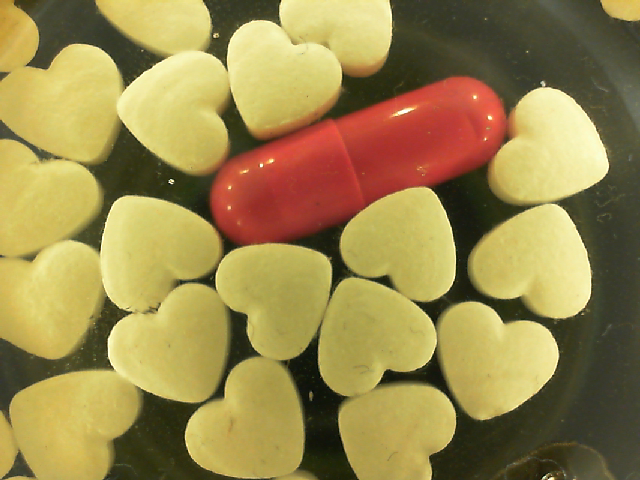
#> input picture sample.png, 640 x 480 px, given in place of the camera
$ python w1.py
#> lines starting #> are read from the running program, lines starting #| are printed output that depends on the picture
import time
from datetime import datetime

import cv2 as cv
import numpy as np

# https://docs.opencv.org/4.2.0/d7/dfc/group__highgui.html

INITIAL_FOCUS = 38

# [8 lines of commented-out code are left out]

def callback_focus(x):
    """
    Trackbar callback - setting new focus value
    """
    print(f"new focus={x}")
    vc.set(cv.CAP_PROP_FOCUS, x)


def callback_a_inc(x):
    """
    Trackbar callback - incrementing A component offset of LAB colorspace
    """
    print(f"new A increment={x}")
    global a_inc
    a_inc = x


def callback_b_inc(x):
    """
    Trackbar callback - incrementing B component offset of LAB colorspace
    """
    print(f"new B increment={x}")
    global b_inc
    b_inc = x

def setup_ui():
    """
    Setting up window positions and trackbar
    """
    cv.namedWindow("webcam")
    cv.moveWindow("webcam", 0, 0)

    cv.namedWindow("l")
    cv.moveWindow("l", 0, 300)

    cv.namedWindow("a")
    cv.moveWindow("a", 340, 300)

    cv.namedWindow("b")
    cv.moveWindow("b", 680, 300)

    cv.namedWindow("controls")
    # cv.createTrackbar("focus", "controls", int(vc.get(cv.CAP_PROP_FOCUS)), 40, callback_focus)
    cv.createTrackbar("focus", "controls", INITIAL_FOCUS, 40, callback_focus)
    cv.createTrackbar("a_inc", "controls", 0, 255, callback_a_inc)
    cv.createTrackbar("b_inc", "controls", 0, 255, callback_b_inc)

a_inc = 0
b_inc = 0

# initialize the camera
vc = cv.VideoCapture(0)

# Tested resolutions: 160x120 320x240 640x480 800x600 1280x720 (with black side bars)
# vc.set(cv.CAP_PROP_FRAME_WIDTH, 1280) # set the Horizontal resolution
# vc.set(cv.CAP_PROP_FRAME_HEIGHT, 720) # Set the Vertical resolution
vc.set(cv.CAP_PROP_FRAME_WIDTH, 800) # set the Horizontal resolution
vc.set(cv.CAP_PROP_FRAME_HEIGHT, 600) # Set the Vertical resolution
# vc.set(cv.CAP_PROP_FRAME_WIDTH, 640) # set the Horizontal resolution
# vc.set(cv.CAP_PROP_FRAME_HEIGHT, 480) # Set the Vertical resolution
# vc.set(cv.CAP_PROP_FRAME_WIDTH, 320) # set the Horizontal resolution
# vc.set(cv.CAP_PROP_FRAME_HEIGHT, 240) # Set the Vertical resolution

vc.set(cv.CAP_PROP_AUTOFOCUS, 0) # turn the autofocus off
# Workaround:
# to apply manual focus initially - read a dummy frame and wait 0.2sec. Next read will have focus set.
# (resolution should be already set and autofocus disabled)
_, _ = vc.read()
time.sleep(0.2)
vc.set(cv.CAP_PROP_FOCUS, INITIAL_FOCUS) # closest focus value is 40

vc.set(cv.CAP_PROP_AUTO_EXPOSURE, 1)
vc.set(cv.CAP_PROP_TEMPERATURE, 5500) #  WB for transparent glass
# vc.set(cv.CAP_PROP_TEMPERATURE, 2800) #  minimum WB - for yellow glass
# print(vc.get(cv.CAP_PROP_TEMPERATURE))
# vc.set(cv.CV_CAP_PROP_SETTINGS, 0)

# with leds
# vc.set(cv.CAP_PROP_EXPOSURE, -11) # -11 = minimum
vc.set(cv.CAP_PROP_BRIGHTNESS, 50) # 30 = minimum
# vc.set(cv.CAP_PROP_BRIGHTNESS, 160) # 30 = minimum

# # no led highlighting
# vc.set(cv.CAP_PROP_EXPOSURE, 1)
# vc.set(cv.CAP_PROP_BRIGHTNESS, 190)

# # lamp highlighting
# vc.set(cv.CAP_PROP_EXPOSURE, -4)
# vc.set(cv.CAP_PROP_BRIGHTNESS, 30)

setup_ui()

while vc.isOpened():
    # focus = cv.getTrackbarPos("focus", "controls")

    ret, image = vc.read()
#> image is the input picture: shape (480, 640, 3); mean B, G, R 77.7, 136.1, 154.8
    if ret:
        # gray = cv.cvtColor(image, cv.COLOR_BGR2GRAY)
        cv.imshow('webcam', image)

        # [4 lines of commented-out code are left out]

        conv = cv.cvtColor(image, cv.COLOR_BGR2LAB)
#> conv: shape (480, 640, 3); mean of channels 0, 1, 2 144.1, 127.1, 161.5
        l, a, b = cv.split(conv)
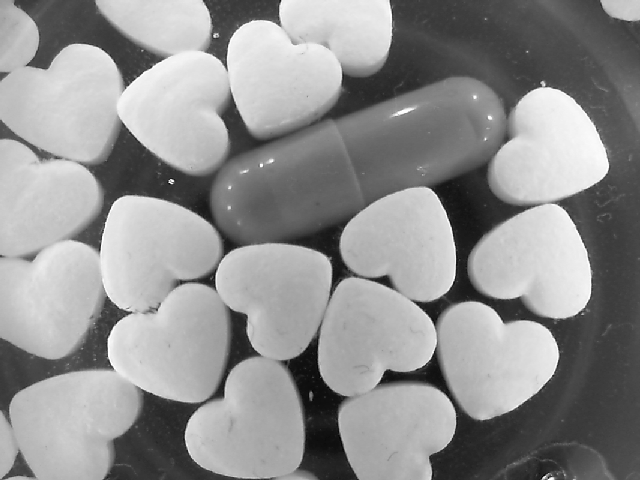
#> l: shape (480, 640); min 0, max 255, mean 144.1
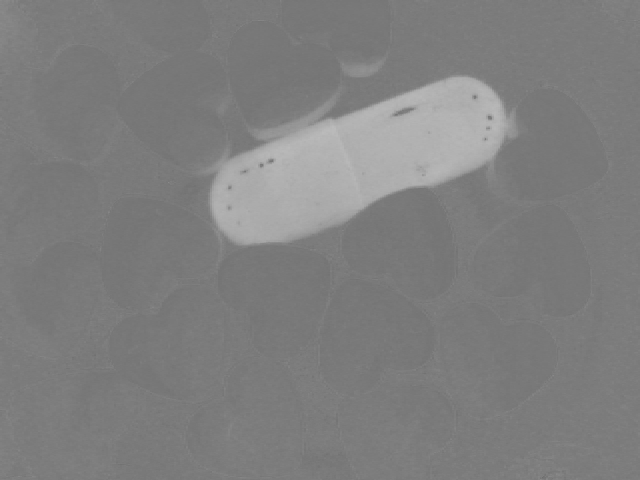
#> a: shape (480, 640); min 109, max 187, mean 127.1
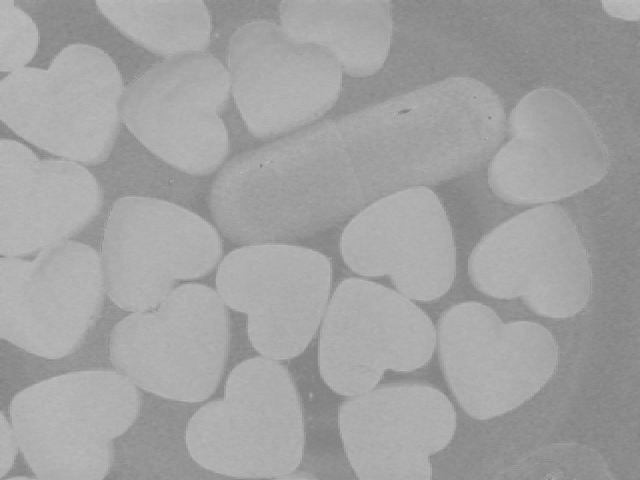
#> b: shape (480, 640); min 128, max 188, mean 161.5
        a[:] += a_inc  # green - red
        b[:] += b_inc  # blue - yellow
        cv.imshow('l', l)
        cv.imshow('a', a)
        cv.imshow('b', b)

        result = cv.merge((l, a, b))
        result = cv.cvtColor(result, cv.COLOR_LAB2BGR)
        cv.imshow('result', result)

        # [10 lines of commented-out code are left out]
        key = cv.waitKey(1) & 0xFF
#> (key q is pressed here)
        if key == ord("q"):
            break
        elif key == ord("s"):
            # TODO add millisecond?
            filename = datetime.today().strftime('snapshot_%Y_%m_%d__%H_%M_%S.png')
            cv.imwrite(filename, image)
            print(f"wrote {filename}")
    else:
        break

# cv.destroyWindow('SnapshotTest')
cv.destroyAllWindows()
vc.release()

# [6 lines of commented-out code are left out]
